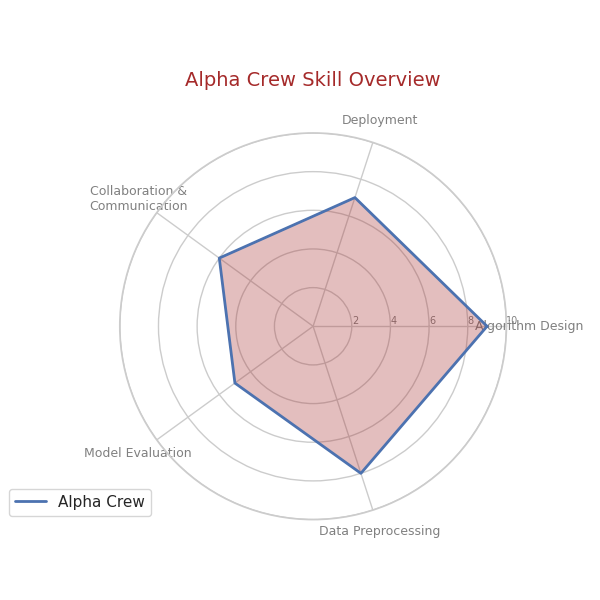

The script that drew this image:
import numpy as np
import matplotlib.pyplot as plt
from math import pi

skill_areas = [
    'Algorithm Design', 'Deployment', 'Collaboration &\nCommunication',
    'Model Evaluation', 'Data Preprocessing'
]

alpha_team_skills = [7, 5, 9, 6, 8]  # Altered
beta_team_skills = [8, 6, 5, 7, 7]  # Altered
gamma_team_skills = [6, 8, 4, 9, 6]  # Altered
delta_team_skills = [9, 7, 6, 5, 8]  # Altered

teams_data = {
    'Team Gamma': alpha_team_skills,
    'Squad Beta': beta_team_skills,
    'Delta Group': gamma_team_skills,
    'Alpha Crew': delta_team_skills
}

team_colors = {
    'Team Gamma': 'purple',
    'Squad Beta': 'teal',
    'Delta Group': 'magenta',
    'Alpha Crew': 'brown'
}

def create_radar_chart(title, team_data, labels, team_name, color):
    num_vars = len(labels)
    angles = np.linspace(0, 2 * pi, num_vars, endpoint=False).tolist()

    team_data += team_data[:1]
    angles += angles[:1]

    fig, ax = plt.subplots(figsize=(6, 6), subplot_kw=dict(polar=True))
    plt.xticks(angles[:-1], labels, color='grey', size=9)
    ax.set_rlabel_position(0)
    plt.yticks([2, 4, 6, 8, 10], ["2", "4", "6", "8", "10"], color="grey", size=7)
    plt.ylim(0, 10)

    ax.plot(angles, team_data, linewidth=2, linestyle='solid', label=team_name)
    ax.fill(angles, team_data, color=color, alpha=0.3)

    plt.title(title, size=14, color=color, y=1.1)
    plt.legend(loc='upper right', bbox_to_anchor=(0.1, 0.1))

for team_name, skill_levels in teams_data.items():
    create_radar_chart(f'{team_name} Skill Overview', skill_levels, skill_areas, team_name, team_colors[team_name])

plt.tight_layout()
plt.show()
